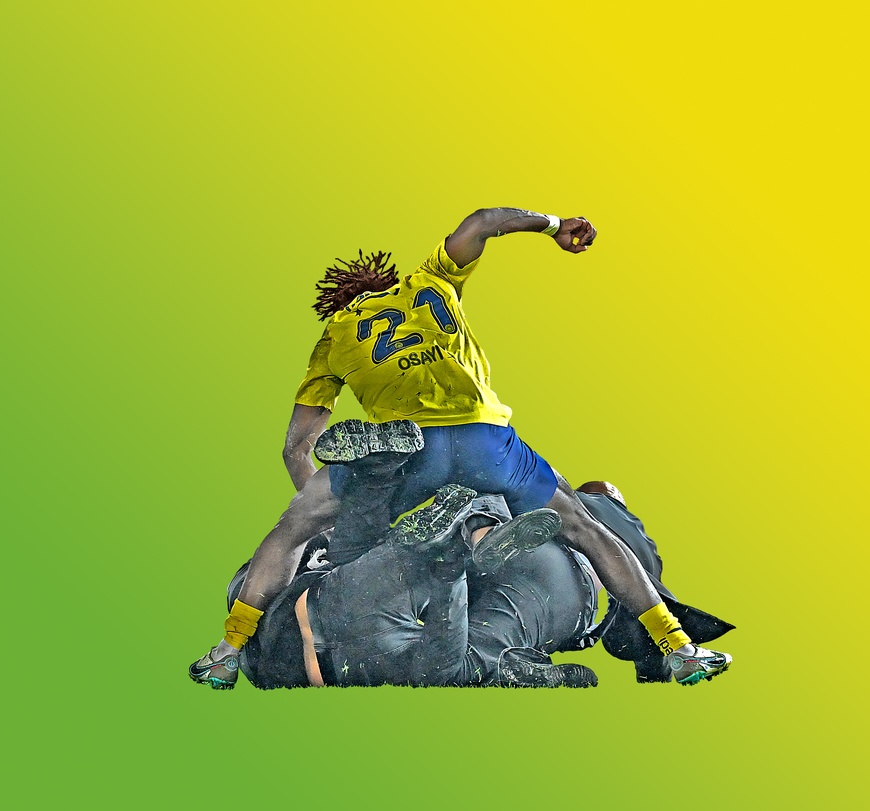
#> input picture 1- Temel OpenCv İşlemleri/Osayi.jpg, 870 x 811 px, shrunk from 2984 x 2780 before the run
$ python '8 - Görüntü Piksel Normalizasyonu.py'
#> lines starting #> are read from the running program, lines starting #| are printed output that depends on the picture; long printed decimals are rounded
import cv2 as cv
import numpy as np

path = "Osayi.jpg"
src = cv.imread(path)
#> src is the input picture: shape (811, 870, 3); mean B, G, R 46, 181.8, 163.2

print(src.shape)
#| (811, 870, 3)

gray = cv.cvtColor(src,cv.COLOR_BGR2GRAY)
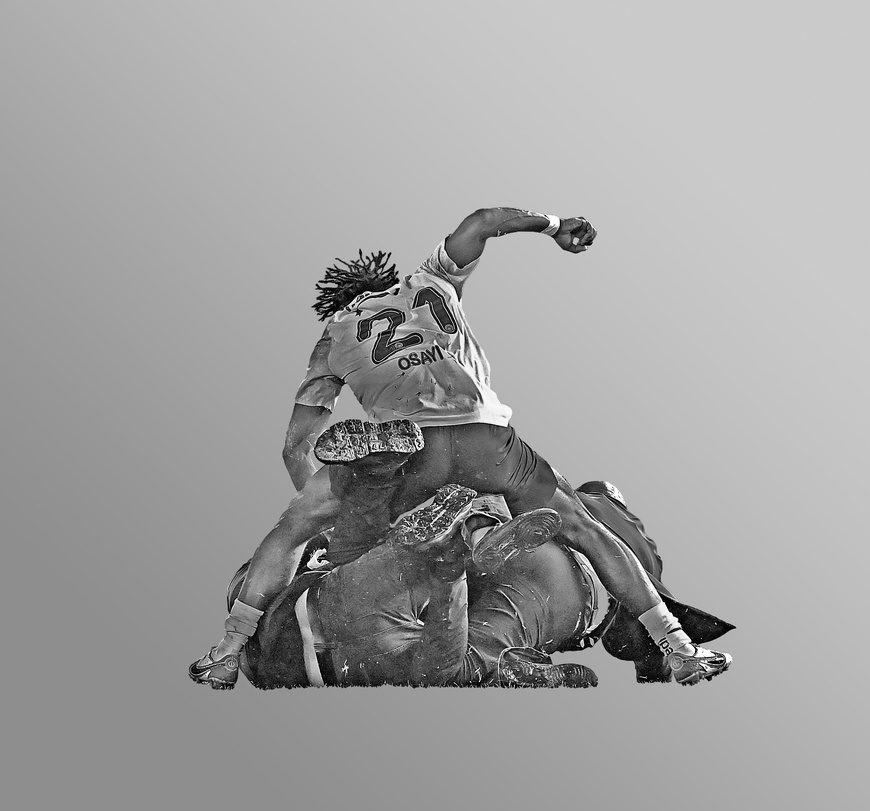
#> gray: shape (811, 870); min 0, max 255, mean 160.8
cv.imshow("Gray",gray)
cv.waitKey(0)
print(gray.shape)
#| (811, 870)
print(gray)
#> (printed output is left out)

gray = np.float32(gray)
print(gray)
#> (printed output is left out)

# NORM MİNMAX

print(gray)
#> (printed output is left out)

means,stddev = cv.meanStdDev(src)
#> means = [45.97, 181.8, 163.2]; stddev = [32.47, 45.98, 57.77]
print(means,stddev)
#| [[ 45.973]
#|  [181.849]
#|  [163.236]] [[32.474 ]
#|  [45.980]
#|  [57.769]]

dst = np.zeros(gray.shape,dtype = np.float32)

cv.normalize(gray, dst=dst, alpha=0, beta=1.0, norm_type=cv.NORM_MINMAX)
print(dst)
#> (printed output is left out)

print(np.uint8(dst*255))
#> (printed output is left out)
